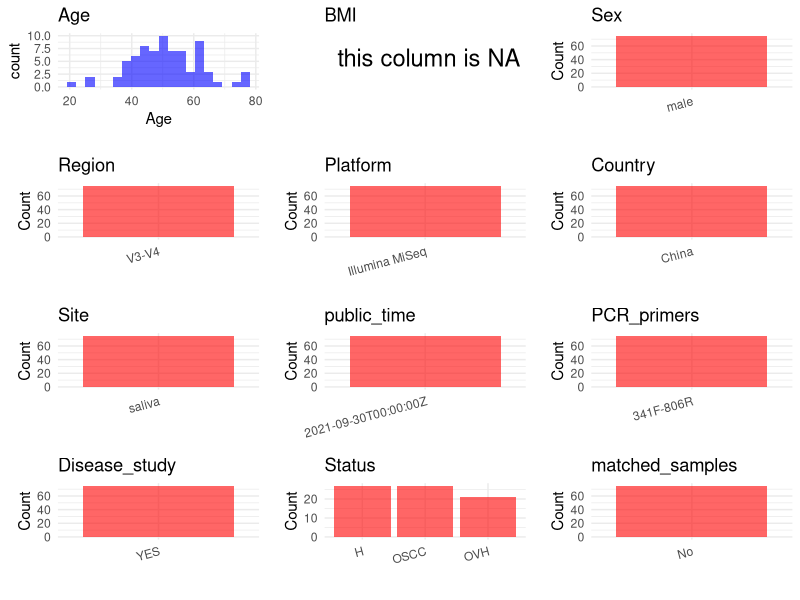

Generate this figure with R: (Note: this script raises an error after producing the figure.)
## ---- chunk 1
# Load necessary libraries
library(dplyr)
library(ggplot2)
library(cowplot)
library(stringr)

# Set working directory (update this path to your local directory)
setwd("/home/hby/oral_project/PRJEB39064")

# Read the initial metadata files
initial_meta <- read.csv("SraRunTable.csv", header = T)

# Combine the two metadata files
# meta <- rbind(initial_meta, initial_meta1)

# Remove entries non-oral samples
# initial_meta <- subset(initial_meta,isolate %in% c("saliva","tongue coat"))

# Check the number of samples containing "HT" in Sample.Name (e.g., healthy controls)
# nrow(subset(meta, grepl("HT", Sample.Name)))

# Display the first few rows of the metadata
head(initial_meta)
## ---- chunk 2
# Create a uniform metadata dataframe
metadata <- data.frame(
  BioProject = initial_meta$BioProject,
  Run = initial_meta$Run,
  sample_name = initial_meta$Sample_name,
  Platform = initial_meta$Instrument,
  Country = initial_meta$geo_loc_name_country,
  Site = initial_meta$environment_material,
  public_time = initial_meta$ReleaseDate,
  Status = initial_meta$host_disease_status,
  Sex = initial_meta$host_sex,
  Age = initial_meta$Host_Age,
  BMI = NA,
  stringsAsFactors = FALSE
) %>%
  mutate(
    Site = case_when(
      Site == "Saliva" ~ "saliva",
      TRUE ~ as.character(Status)
    )
  )
## ---- chunk 3
# Add information obtained from the publication
metadata$Region <- "V3-V4"
metadata$PCR_primers <- "341F-806R"
metadata$title <- "Taxonomic and Functional Dysregulation in Salivary Microbiomes During Oral Carcinogenesis"
metadata$Disease_study <- "YES"
metadata$matched_samples <- "No"

cat("\nFinal sample distribution:\n")
table(metadata$sample_name)
table(metadata$Site)
table(metadata$matched_samples)
## ---- chunk 4
# Check the number of unique runs and sample names
print(paste("Number of unique runs:", length(unique(metadata$Run))))
print(paste("Number of unique sample names:", length(unique(metadata$sample_name))))
## ---- chunk 5
# Select columns for visualization
plot_data <- metadata %>%
  select(-BioProject, -Run, -sample_name, -title)

# Function to create simple plots for each column
create_simple_plots <- function(data) {
  plots <- list()

  for (col in colnames(data)) {
    # Check if the column is all NA
    if (all(is.na(data[[col]]))) {
      # Create an empty plot with text indicating all NA
      p <- ggplot() +
        annotate("text", x = 0.5, y = 0.5, label = "this column is NA", size = 6) +
        labs(title = col) +
        theme_void()
    } else if (is.numeric(data[[col]])) {
      # Numeric variable: histogram
      p <- ggplot(data, aes(x = .data[[col]])) +
        geom_histogram(fill = "blue", alpha = 0.6, bins = 20, na.rm = TRUE) +
        labs(title = col) +
        theme_minimal()
    } else {
      # Categorical variable: bar plot (remove NA values)
      count_data <- as.data.frame(table(data[[col]], useNA = "ifany"))
      p <- ggplot(count_data, aes(x = reorder(Var1, -Freq), y = Freq)) +
        geom_col(fill = "red", alpha = 0.6) +
        labs(title = col, x = NULL, y = "Count") +
        theme_minimal() +
        theme(axis.text.x = element_text(angle = 15, hjust = 1))
    }
    plots[[col]] <- p
  }

  return(plots)
}

# Generate and arrange plots
plots <- create_simple_plots(plot_data)
p <- plot_grid(plots$Age,
  plots$BMI,
  plots$Sex,
  plots$Region,
  plots$Platform,
  plots$Country,
  plots$Site,
  plots$public_time,
  plots$PCR_primers,
  plots$Disease_study,
  plots$Status,
  plots$matched_samples, # add
  ncol = 3, align = "hv", axis = "lb"
)
ggsave("Metadata_Summary.png", plot = p, width = 8, height = 6, dpi = 150)
## ---- chunk 6
knitr::include_graphics("Metadata_Summary.png")
## ---- chunk 7
# Reorder columns to match the desired format
metadata <- metadata[, c(
  "BioProject", "Run", "sample_name", "Age", "BMI", "Sex",
  "Region", "Platform", "Country", "Site", "public_time",
  "PCR_primers", "title", "Disease_study", "Status", "matched_samples"
)]

# Export the uniform metadata to a CSV file
write.csv(metadata, file = "metadata.csv", quote = FALSE)
head(metadata)
